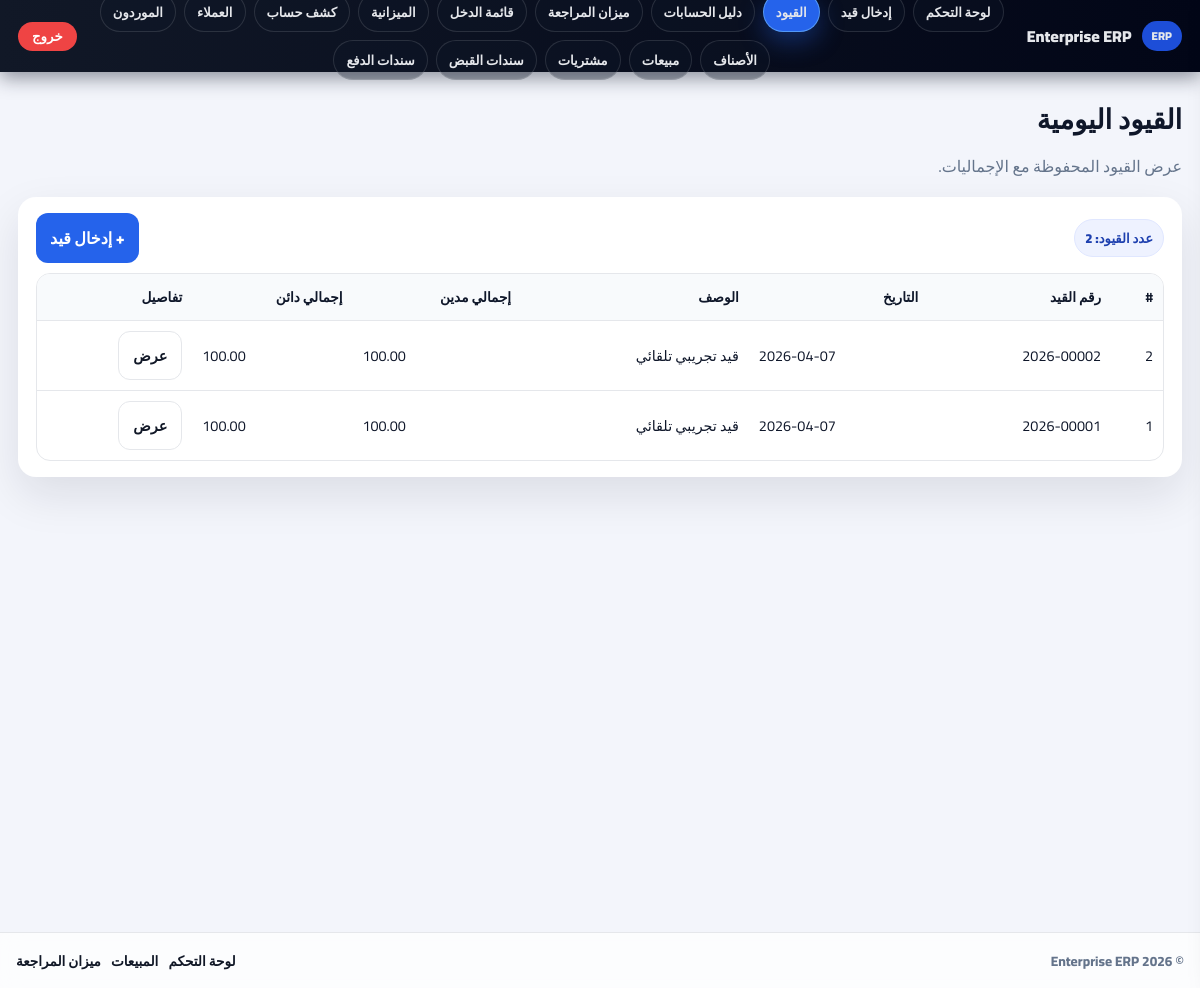
Before: /20/accounting/acc1/public/journal-entries with the older database file.
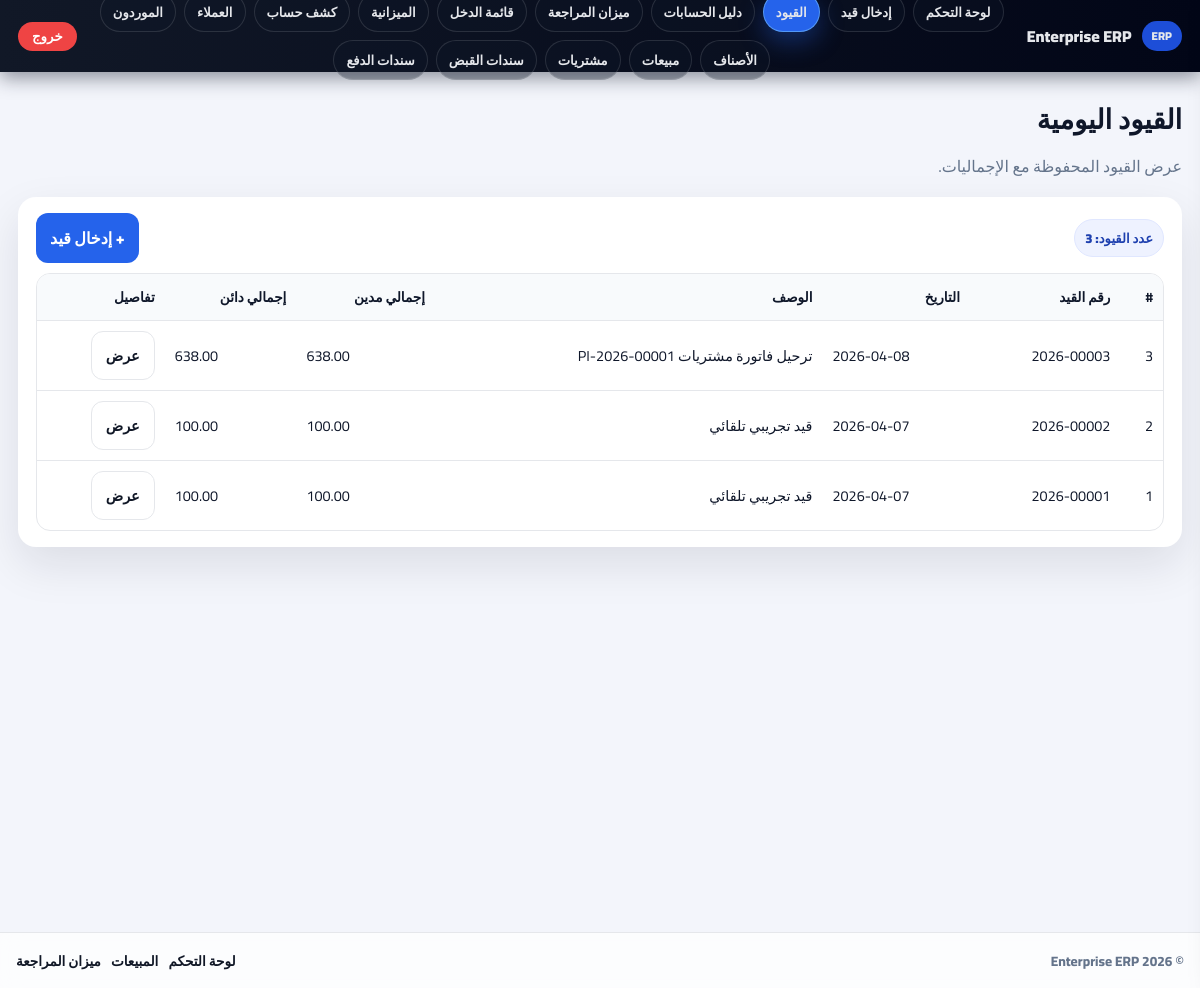
After: the same page with the newer database file.
### tables this page shows
CREATE TABLE `journal_entries` (
  `id` int(10) UNSIGNED NOT NULL,
  `entry_no` varchar(50) NOT NULL,
  `entry_date` date NOT NULL,
  `description` varchar(500) DEFAULT NULL,
  `status` enum('draft','posted','canceled') NOT NULL DEFAULT 'draft',
  `source_type` varchar(50) DEFAULT NULL,
  `source_id` int(10) UNSIGNED DEFAULT NULL,
  `branch_id` int(10) UNSIGNED DEFAULT NULL,
  `currency_code` varchar(10) DEFAULT NULL,
  `created_at` timestamp NULL DEFAULT current_timestamp(),
  `updated_at` timestamp NULL DEFAULT current_timestamp() ON UPDATE current_timestamp()
);

### app/Core/Router.php (called while the page is built, shortened)
<?php
class Router
{
    protected array $routes = [];
    public function __construct(array $routes = [])
    {
        $this->routes = $routes;
    }
    public function dispatch(string $method, string $uri): void
    {
        $method = strtoupper($method);
        $uri = rtrim($uri, '/') ?: '/';
        [$controllerClass, $action] = $this->routes[$method][$uri];
        $controller = new $controllerClass();
        call_user_func([$controller, $action]);
    }
}

### public/index.php (called while the page is built, shortened)
<?php
spl_autoload_register(function ($class) {
    $prefix = 'App\\';
    $base_dir = APP_PATH . '/';
    $len = strlen($prefix);
    $relative_class = substr($class, $len);
    $file = $base_dir . str_replace('\\', '/', $relative_class) . '.php';
});
require APP_PATH . '/Core/Router.php';
require APP_PATH . '/Config/Database.php';
$router = new Router($routes);
$requestUri = parse_url($_SERVER['REQUEST_URI'], PHP_URL_PATH);
$basePath = '/20/accounting/acc1/public';
if (strpos($requestUri, $basePath) === 0) {
    $requestUri = substr($requestUri, strlen($basePath));
}
$method = $_SERVER['REQUEST_METHOD'] ?? 'GET';
$router->dispatch($method, $requestUri);

### app/Core/View.php (called while the page is built, shortened)
<?php
class View
{
    public static function e($str): string
    {
        return htmlspecialchars((string)$str, ENT_QUOTES, 'UTF-8');
    }
    public static function money($n, int $decimals = 2): string
    {
        return number_format((float)$n, $decimals, '.', ',');
    }
}

### app/Config/Database.php (called while the page is built, shortened)
<?php
class Database
{
    private static ?PDO $connection = null;
    public static function getConnection(): PDO
    {
        if (self::$connection === null) {
            $host = 'localhost';
            $port = '3306';
            $db   = 'acc1';
            $user = 'acc1';
            $pass = '123@123_*8';
            $charset = 'utf8mb4';
            $dsn = "mysql:host=$host;port=$port;dbname=$db;charset=$charset";
            $options = [
                PDO::ATTR_ERRMODE            => PDO::ERRMODE_EXCEPTION,
                PDO::ATTR_DEFAULT_FETCH_MODE => PDO::FETCH_ASSOC,
                PDO::ATTR_EMULATE_PREPARES   => false,
            ];
            try {
                self::$connection = new PDO($dsn, $user, $pass, $options);
            } catch (PDOException $e) {
                http_response_code(500);
                header('Content-Type: text/plain; charset=utf-8');
                echo "Database connection failed:\n" . $e->getMessage();
                exit;
            }
        }
        return self::$connection;
    }
}

### app/Core/Model.php (called while the page is built, shortened)
<?php
class Model
{
    public function __construct()
    {
        $this->db = Database::getConnection();
    }
}

### app/Models/JournalEntry.php (called while the page is built, shortened)
<?php
class JournalEntry extends Model
{
    public function listEntries(int $limit = 50): array
    {
        $sql = "
            SELECT
                je.id,
                je.entry_no,
                je.entry_date,
                je.description,
                je.status,
                COALESCE(SUM(jl.debit),0)  AS total_debit,
                COALESCE(SUM(jl.credit),0) AS total_credit
            FROM journal_entries je
            LEFT JOIN journal_entry_lines jl ON jl.journal_entry_id = je.id
            GROUP BY je.id, je.entry_no, je.entry_date, je.description, je.status
            ORDER BY je.entry_date DESC, je.id DESC
            LIMIT :limit
        ";
        $stmt = $this->db->prepare($sql);
        $stmt->bindValue(':limit', $limit, PDO::PARAM_INT);
        $stmt->execute();
        return $stmt->fetchAll();
    }
}

### app/Controllers/WebJournalEntriesListController.php (the view, shortened to what the changed rows need)
<?php
class WebJournalEntriesListController
{
    public function index(): void
    {
        $active = 'je';
        require APP_PATH . '/Views/layout.php';
        try {
            $model = new JournalEntry();
            $rows = $model->listEntries(200);
            echo "<div class='card'>";
            echo "<div class='row' style='justify-content:space-between;align-items:center'>
                    <div class='pill'>عدد القيود: " . count($rows) . "</div>
                    <a class='btn' href='/20/accounting/acc1/public/entry/new'>+ إدخال قيد</a>
                  </div>";
            echo "<table class='table'>
                    <thead>
                      <tr>
                        <th>#</th>
                        <th>رقم القيد</th>
                        <th>التاريخ</th>
                        <th>الوصف</th>
                        <th class='num'>إجمالي مدين</th>
                        <th class='num'>إجمالي دائن</th>
                        <th>تفاصيل</th>
                      </tr>
                    </thead>
                    <tbody>";
            foreach ($rows as $r) {
                $url = '/20/accounting/acc1/public/journal-entries/show?id=' . urlencode($r['id']);
                echo "<tr>
                        <td>" . View::e($r['id']) . "</td>
                        <td>" . View::e($r['entry_no']) . "</td>
                        <td class='num'>" . View::e($r['entry_date']) . "</td>
                        <td>" . View::e($r['description']) . "</td>
                        <td class='num'>" . View::money($r['total_debit']) . "</td>
                        <td class='num'>" . View::money($r['total_credit']) . "</td>
                        <td><a class='btn-outline' href='" . View::e($url) . "'>عرض</a></td>
                      </tr>";
            }
            echo "  </tbody>
                  </table>";
            echo "</div>";
        } catch (\Throwable $e) {
            echo "<div class='card'>خطأ: " . View::e($e->getMessage()) . "</div>";
        }
        require APP_PATH . '/Views/footer.php';
    }
}

### app/Views/layout.php (shortened to what the changed rows need)
<?php
$base = '/20/accounting/acc1/public';
$navItems = [
    ['key' => 'dashboard', 'label' => 'لوحة التحكم',    'href' => $base . '/dashboard'],
    ['key' => 'entry',     'label' => 'إدخال قيد',      'href' => $base . '/entry/new'],
    ['key' => 'je',        'label' => 'القيود',         'href' => $base . '/journal-entries'],
    ['key' => 'accounts',  'label' => 'دليل الحسابات',  'href' => $base . '/accounts'],
    ['key' => 'trial',     'label' => 'ميزان المراجعة', 'href' => $base . '/reports/trial-balance'],
    ['key' => 'income',    'label' => 'قائمة الدخل',    'href' => $base . '/reports/income-statement'],
    ['key' => 'balance',   'label' => 'الميزانية',      'href' => $base . '/reports/balance-sheet'],
    ['key' => 'ledger',    'label' => 'كشف حساب',       'href' => $base . '/reports/ledger'],
    ['key' => 'customers', 'label' => 'العملاء',        'href' => $base . '/customers'],
    ['key' => 'suppliers', 'label' => 'الموردون',       'href' => $base . '/suppliers'],
    ['key' => 'items',     'label' => 'الأصناف',        'href' => $base . '/items'],
    ['key' => 'sales',     'label' => 'مبيعات',         'href' => $base . '/sales-invoices'],
    ['key' => 'purchases', 'label' => 'مشتريات',        'href' => $base . '/purchase-invoices'],
    ['key' => 'receipts',  'label' => 'سندات القبض',    'href' => $base . '/receipts'],
    ['key' => 'payments',  'label' => 'سندات الدفع',    'href' => $base . '/payments'],
];
?>
<!DOCTYPE html>
<html lang="ar" dir="rtl">
<head>
  <link rel="stylesheet" href="<?= View::e($base) ?>/assets/app.css?v=3">
</head>
<body>
<div class="app">
  <header class="top">
    <nav class="menu" aria-label="Main navigation">
      <?php foreach ($navItems as $it): ?>
        <a class="<?= ($active === $it['key']) ? 'active' : '' ?>"
           href="<?= View::e($it['href']) ?>">
          <?= View::e($it['label']) ?>
        </a>
      <?php endforeach; ?>
    </nav>
  </header>
  <main class="page">

Changed rows visible on the page:
added journal_entries: id "3", entry_no "2026-00003", entry_date "2026-04-08", description "ترحيل فاتورة مشتريات PI-2026-00001", total_debit "638.00", total_credit "638.00"
Other visible differences:
count($rows): "2" → "3"
